Frame 1 (no input): blank canvas, image omitted
Frame 60 (the mouse pressed at the canvas centre just before this capture): blank canvas, image omitted
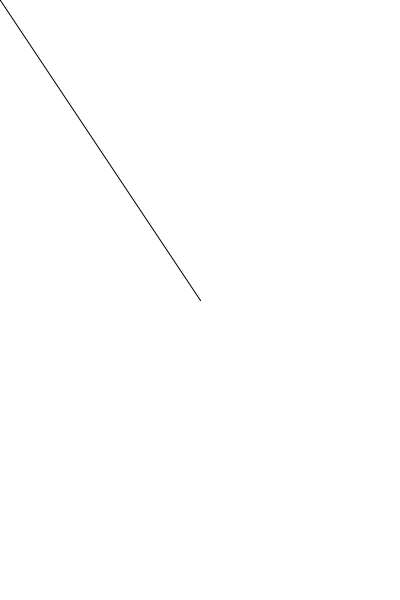
Frame 120 (the mouse held since frame 60 and released just before this capture)

The Processing sketch whose frames 1 and 60 were blank and that drew this single picture after the mouse press (run headless with seeded random() and noise(); from frame 60 on, the mouse is pressed at the canvas centre):

// Processing sketch: drew
// ── drew.pde
void setup() {
size(400, 600);
background(255);
smooth();
}

void draw() {
stroke(0);

line(pmouseX, pmouseY, mouseX, mouseY);
}
